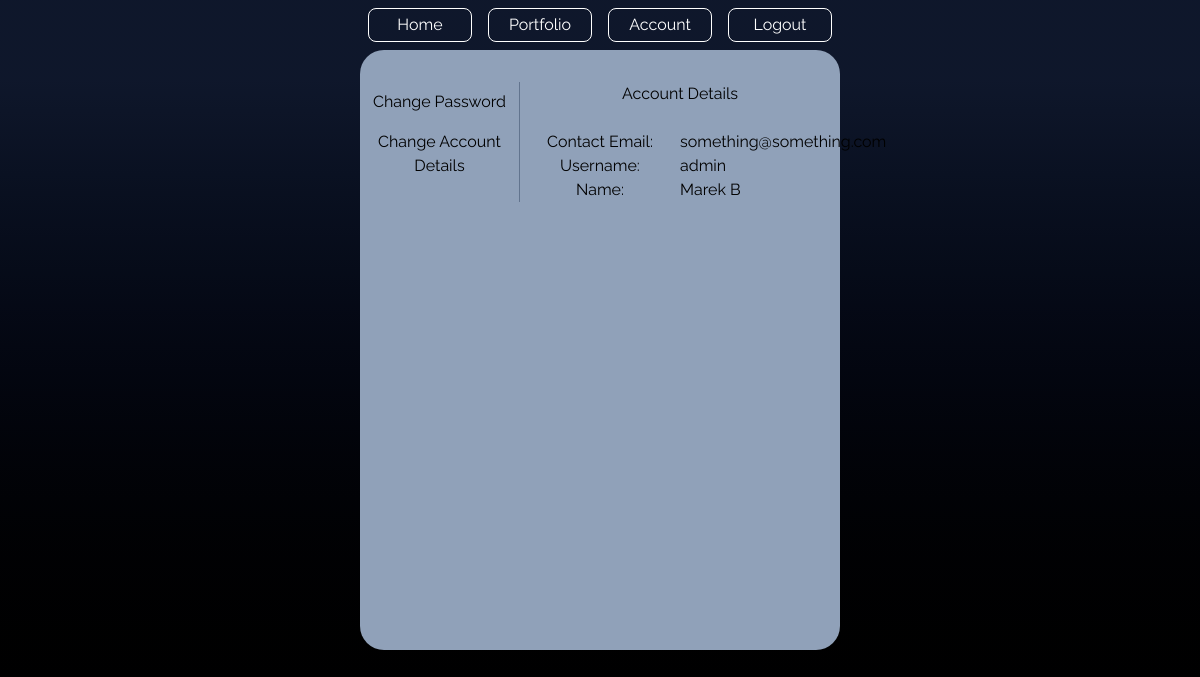
Page /account (signed in) on the committed database.
### tables this page shows
CREATE TABLE users(
    userid integer PRIMARY KEY,
    username text unique not null,
    fname text not null,
    lname text not null,
    email text not null,
    hash text not null,
    balance integer 
, lastUpdate text);

### app.py (the view)
@app.route("/account")
@login_required
def account():
    db = sqlite3.connect("database.db")
    db.row_factory = dict_factory
    session["user_info"] = []
    for row in db.execute("SELECT username, fname, lname, email FROM users WHERE userid = ?", (session["user_id"],)):
        session["user_info"].append(row)
    return render_template("info.html", userInfo = session["user_info"])

### helpers.py (called while the page is built)
def login_required(f):
    @wraps(f)
    def decorated_function(*args, **kwargs):
        if session.get("user_id") is None:
            return redirect("/login")
        return f(*args, **kwargs)
    return decorated_function

def dict_factory(cursor, row):
    fields = [column[0] for column in cursor.description]
    return {key: value for key, value in zip(fields, row)}

### templates/info.html
{% extends "account.html" %}
{% block info %}
<div class="w-full text-center justify-center">
    <p>
        Account Details
    </p>
    <br>
    <table class="table-fixed w-full">
        <tbody>
            <tr class="">
                <td class="">Contact Email:</td>
                <td class="text-left">{{userInfo[0].email}}</td>
            </tr>
            <tr class="">
                <td class="">Username:</td>
                <td class="text-left">{{userInfo[0].username}}</td>
            </tr>
            <tr class="">
                <td class="">Name:</td>
                <td class="text-left">{{userInfo[0].fname}} {{userInfo[0].lname}}</td>
            </tr>
        </tbody>
    </table>
</div>
{% endblock %}

### rows in the picture
users: email "something@something.com", username "admin", fname "Marek", lname "B"
